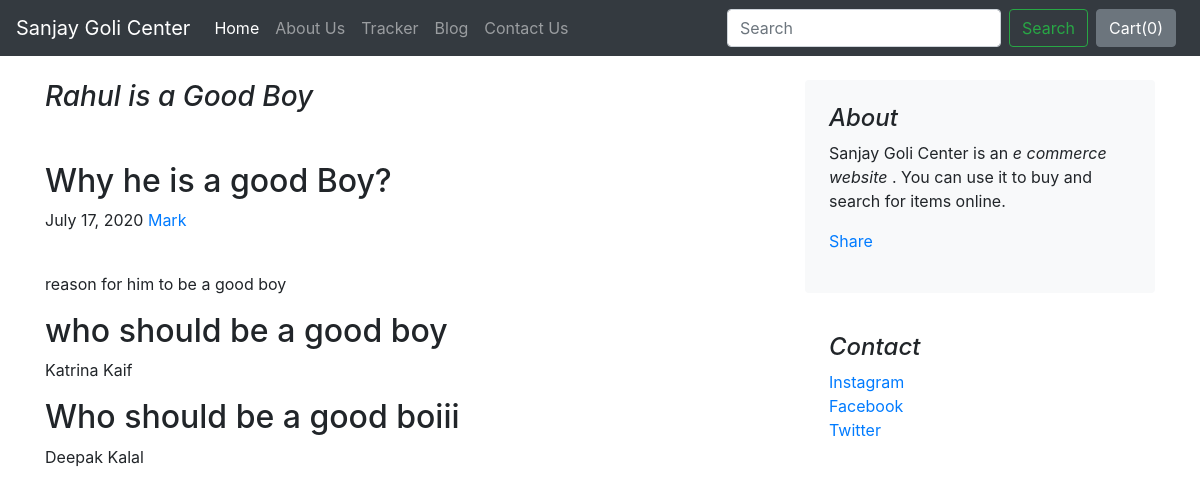
The page /blog/blogpost/1 on the database its author committed.
### blog/models.py (models this page shows, shortened)
class Blogpost(models.Model):
    post_id = models.AutoField(primary_key=True)
    title = models.CharField(max_length=50)
    head0 = models.CharField(max_length=500,default="")
    chead0 = models.CharField(max_length=5000,default="")
    head1 = models.CharField(max_length=500,default="")
    chead1 = models.CharField(max_length=5000,default="")
    head2 = models.CharField(max_length=500,default="")
    chead2 = models.CharField(max_length=5000,default="")
    pub_date = models.DateField()
    thumbnail = models.ImageField(upload_to="shop/images")

### blog/views.py (the view)
# urls.py: path("blogpost/<int:id>", views.blogpost, name="blogHome"),
def blogpost(request, id):
    post = Blogpost.objects.filter(post_id = id)[0]
    return render(request,'blog/blogpost.html',{'post':post})

### blog/templates/blog/blogpost.html (shortened to what this page needs)
{% extends 'blog/base.html' %}
{% block body %}
<div class="container">
<div class="row mt-4">
    <div class="col-md-8 blog-main">
      <h3 class="pb-4 mb-4 font-italic">
        {{post.title }}
      </h3>
      <div class="blog-post">
        <h2 class="blog-post-title">{{post.head0}}</h2>
        <p class="blog-post-meta">{{post.pub_date}} <a href="#">Mark</a></p>
        <div class="fb-like" data-href="http://127.0.0.1:8000/blog/blogpost/{{post.post_id}}" data-width="" data-layout="standard" data-action="like" data-size="large" data-share="true"></div><br>
        <p>{{post.chead0}}</p>
        <h2>{{post.head1}}</h2>
        <p>{{post.chead1}}</p>
        <h2>{{post.head2}}</h2>
        <p>{{post.chead2}}</p>
        </div>
    </div>
    <aside class="col-md-4 blog-sidebar">
      <div class="p-4 mb-3 bg-light rounded">
        <h4 class="font-italic">About</h4>
        <p class="mb-0">Sanjay Goli Center is an <em>e commerce website</em> . You can use it to buy and search for items online.</p>
        <div class="my-3  fb-share-button" data-href="http://127.0.0.1:8000/blog/blogpost/{{post.post_id}}" data-layout="button_count" data-size="large"><a target="_blank" href="https://www.facebook.com/sharer/sharer.php?u=http%3A%2F%2F127.0.0.1%3A8000%2Fblog%2Fblogpost%2F1&amp;src=sdkpreparse" class="fb-xfbml-parse-ignore">Share</a></div>
      </div>
      <div class="p-4">
        <h4 class="font-italic">Contact</h4>
        <ol class="list-unstyled">
          <li><a href="#">Instagram</a></li>
          <li><a href="#">Facebook</a></li>
          <li><a href="#">Twitter</a></li>
        </ol>
      </div>
    </aside>
  </div>
  </div>
{% endblock %}

### rows shown on the page
Blogpost: title "Rahul is a Good Boy", head0 "Why he is a good Boy?", pub_date "July 17, 2020", chead0 "reason for him to be a good boy", head1 "who should be a good boy", chead1 "Katrina Kaif", head2 "Who should be a good boiii", chead2 "Deepak Kalal"
